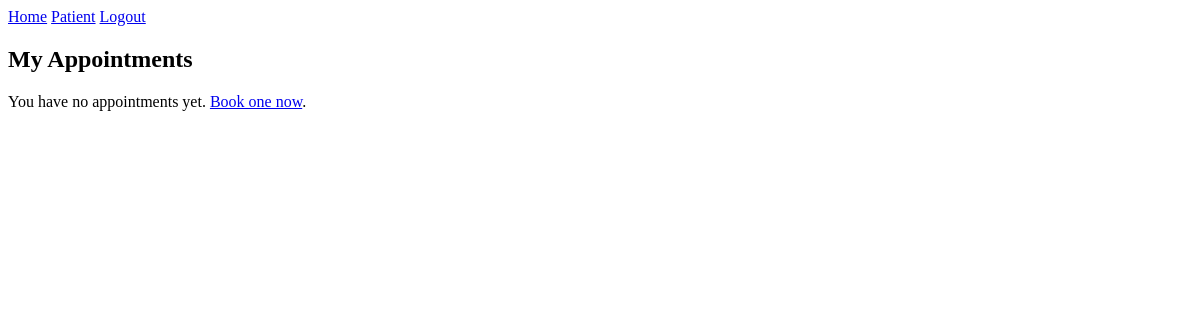
Page /appointments (signed in) on the earlier database version.
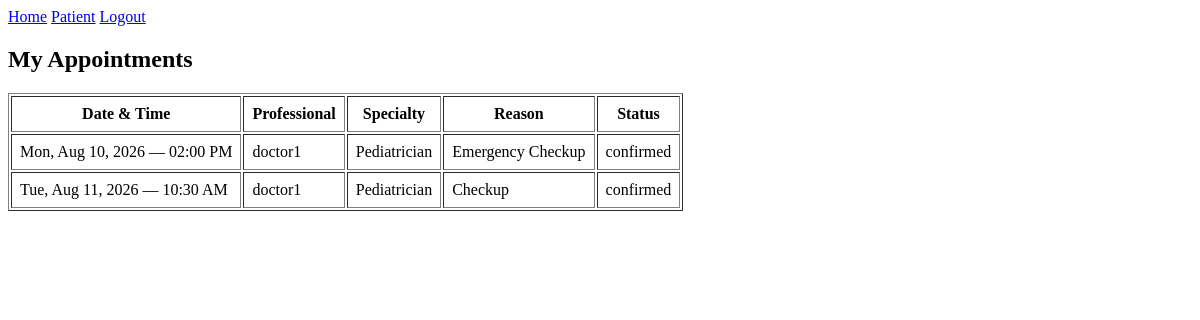
Same page on the later database version.
### bp_app/models.py (models this page shows, shortened)
class Appointment(db.Model):
    __tablename__ = "appointment"
    id = db.Column(db.Integer, primary_key = True)
    reason = db.Column(db.Text, nullable = False)
    status = db.Column(db.Enum(AppointmentStatus), nullable= False, default = AppointmentStatus.CONFIRMED)
    scheduled_at = db.Column(db.DateTime, nullable=False)
    patient_id = db.Column(db.Integer, db.ForeignKey("patient.id"), nullable = False)
    patient = db.relationship("Patient", back_populates="appointments")
    availability_id = db.Column(
        db.Integer,
        db.ForeignKey("availability.id"),
        nullable=False,
        unique=True  # one slot can be booked once
    )
    availability = db.relationship(
        "Availability",
        back_populates="appointment"
    )

class Professional(UserMixin, db.Model):
    __tablename__ = "professional"
    id = db.Column(db.Integer, primary_key = True)
    email = db.Column(db.String(255), nullable = False, unique = True)
    username = db.Column(db.String(255), nullable = False, unique= True)
    password_hash = db.Column(db.String(255), nullable = False)
    firstname = db.Column(db.String(150), nullable = True)
    lastname = db.Column(db.String(150), nullable = True)
    specialty = db.Column(db.String(150), nullable = True)
    biography = db.Column(db.Text)
    availabilities = db.relationship(
        "Availability",
        back_populates = "professional"
    )

### bp_app/patient_routes.py (the view)
@patients.route("/appointments")
@login_required
def my_appointments():
    appointments = (Appointment.query
                    .filter_by(patient_id=current_user.id)
                    .order_by(Appointment.scheduled_at)
                    .all())
    return render_template("patients/my_appointments.html", appointments=appointments)

### bp_app/app.py (called while the page is built)
@login_manager.user_loader
def load_user(user_id):
    try:
        user_type, record_id = user_id.split(":", 1)
        model = {"Patient": Patient, "Professional": Professional}.get(user_type)
        return db.session.get(model, int(record_id)) if model else None
    except (AttributeError, TypeError, ValueError):
        return None

### bp_app/templates/patients/my_appointments.html
{% extends "base.html" %}
{% block content %}
    <h2>My Appointments</h2>
    {% if appointments %}
      <table border="1" cellpadding="8">
        <thead>
          <tr>
            <th>Date & Time</th>
            <th>Professional</th>
            <th>Specialty</th>
            <th>Reason</th>
            <th>Status</th>
          </tr>
        </thead>
        <tbody>
          {% for appt in appointments %}
            <tr>
              <td>{{ appt.scheduled_at.strftime("%a, %b %d, %Y — %I:%M %p") }}</td>
              <td>{{ appt.availability.professional.username }}</td>
              <td>{{ appt.availability.professional.specialty or 'General' }}</td>
              <td>{{ appt.reason }}</td>
              <td>{{ appt.status.value }}</td>
            </tr>
          {% endfor %}
        </tbody>
      </table>
    {% else %}
      <p>You have no appointments yet.
        <a href="{{ url_for('patients.book') }}">Book one now</a>.
      </p>
    {% endif %}
{% endblock %}

### bp_app/templates/base.html (shortened to what this page needs)
<!DOCTYPE html>
<html lang="en">
<head>
    <link rel="stylesheet" href="{{ url_for('static', filename='styles.css') }}">
</head>
<body>
    <header>
        <nav>
            <a href="{{ url_for('main.home') }}">Home</a>
            {% if current_user.is_authenticated %}
                {% if current_user.__class__.__name__ == 'Professional' %}
                    <a href="{{ url_for('professional.dashboard') }}">Professional Dashboard</a>
                {% else %}
                    <a href="{{ url_for('patients.dashboard') }}">Patient</a>
                {% endif %}
                <a href="{{ url_for('patients.logout') }}">Logout</a>
            {% else %}
                <a href="{{ url_for('patients.login') }}">Login</a>
                <a href="{{ url_for('patients.register') }}">Register</a>
            {% endif %}
        </nav>
    </header>
    <main>
        {% block content %}
        {% endblock %}
    </main>
</body>
</html>

Differences in the rows shown:
added Appointment: scheduled_at "Mon, Aug 10, 2026 — 02:00 PM", availability.professional.username "doctor1", availability.professional "Pediatrician", reason "Emergency Checkup", status.value "confirmed"
added Appointment: scheduled_at "Tue, Aug 11, 2026 — 10:30 AM", availability.professional.username "doctor1", availability.professional "Pediatrician", reason "Checkup", status.value "confirmed"
Other differences:
text no longer shown: "You have no appointments yet. Book one now ."
text now shown: "Date & Time Professional Specialty Reason Status"
